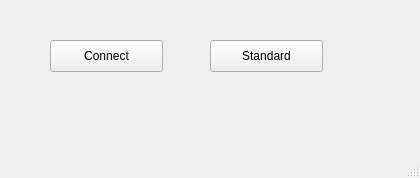
<?xml version="1.0" encoding="UTF-8"?>
<ui version="4.0">
 <class>MainWindow</class>
 <widget class="QMainWindow" name="MainWindow">
  <property name="geometry">
   <rect>
    <x>0</x>
    <y>0</y>
    <width>420</width>
    <height>178</height>
   </rect>
  </property>
  <property name="windowTitle">
   <string>MainWindow</string>
  </property>
  <widget class="QWidget" name="centralwidget">
   <widget class="QPushButton" name="btnConnect">
    <property name="geometry">
     <rect>
      <x>50</x>
      <y>40</y>
      <width>113</width>
      <height>32</height>
     </rect>
    </property>
    <property name="text">
     <string>Connect</string>
    </property>
   </widget>
   <widget class="QPushButton" name="btnStandard">
    <property name="geometry">
     <rect>
      <x>210</x>
      <y>40</y>
      <width>113</width>
      <height>32</height>
     </rect>
    </property>
    <property name="text">
     <string>Standard</string>
    </property>
   </widget>
  </widget>
  <widget class="QMenuBar" name="menubar">
   <property name="geometry">
    <rect>
     <x>0</x>
     <y>0</y>
     <width>420</width>
     <height>24</height>
    </rect>
   </property>
  </widget>
  <widget class="QStatusBar" name="statusbar"/>
 </widget>
 <resources/>
 <connections/>
</ui>
